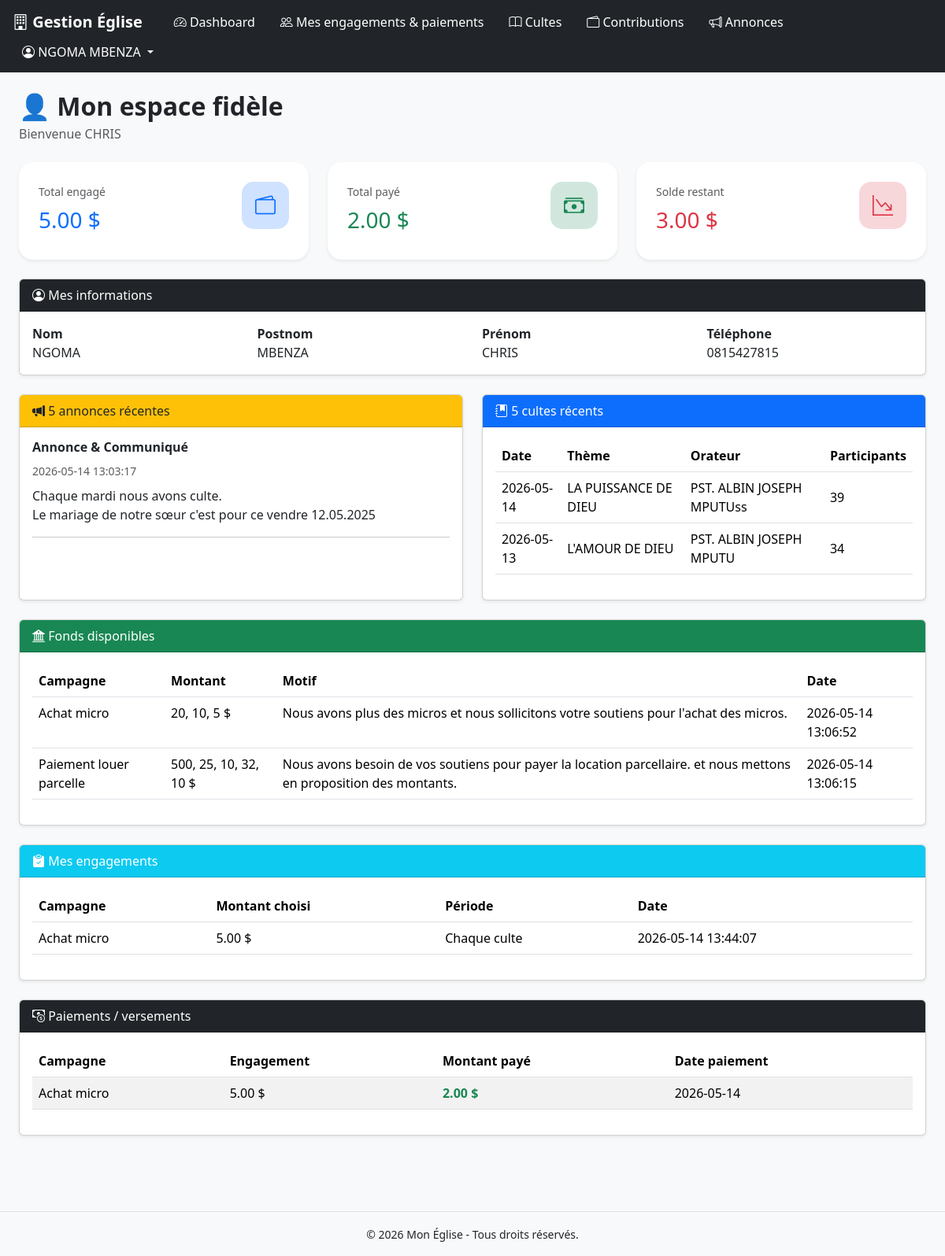
/fideles/dashboard.php (signed in), run on the app's committed database.
### tables this page shows
CREATE TABLE `fideles` (
  `id` int(11) NOT NULL,
  `user_id` int(11) DEFAULT NULL,
  `nom` varchar(100) NOT NULL,
  `postnom` varchar(100) DEFAULT NULL,
  `prenom` varchar(100) DEFAULT NULL,
  `sexe` enum('M','F') NOT NULL,
  `telephone` varchar(30) DEFAULT NULL,
  `adresse` text DEFAULT NULL,
  `date_naissance` date DEFAULT NULL,
  `created_at` timestamp NOT NULL DEFAULT current_timestamp()
);

CREATE TABLE `annonces` (
  `id` int(11) NOT NULL,
  `titre` varchar(255) NOT NULL,
  `contenu` text NOT NULL,
  `created_at` timestamp NOT NULL DEFAULT current_timestamp()
);

CREATE TABLE `cultes` (
  `id` int(11) NOT NULL,
  `theme` varchar(255) NOT NULL,
  `passage_biblique` varchar(255) DEFAULT NULL,
  `orateur` varchar(150) DEFAULT NULL,
  `interprete` varchar(150) DEFAULT NULL,
  `hommes` int(11) DEFAULT 0,
  `femmes` int(11) DEFAULT 0,
  `offrande` decimal(10,2) DEFAULT 0.00,
  `dime` decimal(10,2) DEFAULT 0.00,
  `sociale` decimal(10,2) DEFAULT 0.00,
  `autres` decimal(10,2) DEFAULT 0.00,
  `date_culte` date NOT NULL,
  `created_at` timestamp NOT NULL DEFAULT current_timestamp()
);

CREATE TABLE `fonds` (
  `id` int(11) NOT NULL,
  `montant` varchar(50) NOT NULL,
  `motif` text NOT NULL,
  `campagne` varchar(255) NOT NULL,
  `created_at` timestamp NOT NULL DEFAULT current_timestamp()
);

CREATE TABLE `engagements_fonds` (
  `id` int(11) NOT NULL,
  `user_id` int(11) NOT NULL,
  `fonds_id` int(11) NOT NULL,
  `montant_engage` decimal(10,2) NOT NULL,
  `periode` enum('Journalier','Hebdomadaire','Mensuel','Chaque culte','Autre') NOT NULL,
  `description_periode` varchar(255) DEFAULT NULL,
  `date_debut` date DEFAULT NULL,
  `date_fin` date DEFAULT NULL,
  `statut` enum('En cours','Terminé','Suspendu') DEFAULT 'En cours',
  `created_at` timestamp NOT NULL DEFAULT current_timestamp(),
  `cycle_actif` tinyint(1) DEFAULT 1,
  `cycle_num` int(11) DEFAULT 1
);

CREATE TABLE `versements_fonds` (
  `id` int(11) NOT NULL,
  `engagement_id` int(11) NOT NULL,
  `montant` decimal(10,2) NOT NULL,
  `commentaire` text DEFAULT NULL,
  `date_versement` date NOT NULL,
  `created_at` timestamp NOT NULL DEFAULT current_timestamp()
);

### fideles/dashboard.php (the view, shortened to what this page needs)
<?php
require_once '../config/database.php';
$user_id = $_SESSION['user']['id'];
$stmt = $pdo->prepare("
    SELECT *
    FROM fideles
    WHERE user_id = ?
");
$stmt->execute([$user_id]);
$fidele = $stmt->fetch();
$annonces = $pdo->query("
    SELECT *
    FROM annonces
    ORDER BY id DESC
    LIMIT 5
");
$cultes = $pdo->query("
    SELECT
        theme,
        orateur,
        date_culte,
        hommes,
        femmes
    FROM cultes
    ORDER BY date_culte DESC
    LIMIT 5
");
$fonds = $pdo->query("
    SELECT *
    FROM fonds
    ORDER BY id DESC
    LIMIT 5
");
$engagements = $pdo->prepare("
    SELECT
        ef.*,
        f.campagne,
        f.motif
    FROM engagements_fonds ef
    INNER JOIN fonds f
        ON f.id = ef.fonds_id
    WHERE ef.user_id = ?
    ORDER BY ef.id DESC
");
$engagements->execute([$user_id]);
$total_engage = $pdo->prepare("
    SELECT SUM(montant_engage)
    FROM engagements_fonds
    WHERE user_id = ?
");
$total_engage->execute([$user_id]);
$total_engage = $total_engage->fetchColumn() ?? 0;
$paiements = $pdo->prepare("
    SELECT
        vf.*,
        ef.montant_engage,
        f.campagne
    FROM versements_fonds vf
    INNER JOIN engagements_fonds ef
        ON ef.id = vf.engagement_id
    INNER JOIN fonds f
        ON f.id = ef.fonds_id
    WHERE ef.user_id = ?
    ORDER BY vf.id DESC
");
$paiements->execute([$user_id]);
$total_paye = $pdo->prepare("
    SELECT SUM(vf.montant)
    FROM versements_fonds vf
    INNER JOIN engagements_fonds ef
        ON ef.id = vf.engagement_id
    WHERE ef.user_id = ?
");
$total_paye->execute([$user_id]);
$total_paye = $total_paye->fetchColumn() ?? 0;
$solde_restant = $total_engage - $total_paye;
require_once '../layouts/header.php';
require_once '../layouts/navbar_sidebar_fideles.php';
?>
<link rel="stylesheet" href="https://cdn.jsdelivr.net/npm/bootstrap-icons@1.11.3/font/bootstrap-icons.min.css">
<div class="container-fluid p-4">
    <div class="d-flex justify-content-between align-items-center mb-4">
        <div>
            <h2 class="fw-bold mb-1">
                👤 Mon espace fidèle
            </h2>
            <p class="text-muted mb-0">
                Bienvenue <?= htmlspecialchars($fidele['prenom'] ?? '') ?>
            </p>
        </div>
    </div>
    <div class="row g-4 mb-4">
        <div class="col-lg-4 col-md-6">
            <div class="card shadow-sm dashboard-card">
                <div class="card-body">
                    <div class="d-flex justify-content-between">
                        <div>
                            <small class="text-muted">
                                Total engagé
                            </small>
                            <h3 class="mt-2 text-primary">
                                <?= number_format($total_engage,2) ?> $
                            </h3>
                        </div>
                        <div class="stat-icon bg-primary-subtle text-primary">
                            <i class="bi bi-wallet2"></i>
                        </div>
                    </div>
                </div>
            </div>
        </div>
        <div class="col-lg-4 col-md-6">
            <div class="card shadow-sm dashboard-card">
                <div class="card-body">
                    <div class="d-flex justify-content-between">
                        <div>
                            <small class="text-muted">
                                Total payé
                            </small>
                            <h3 class="mt-2 text-success">
                                <?= number_format($total_paye,2) ?> $
                            </h3>
                        </div>
                        <div class="stat-icon bg-success-subtle text-success">
                            <i class="bi bi-cash-stack"></i>
                        </div>
                    </div>
                </div>
            </div>
        </div>
        <div class="col-lg-4 col-md-6">
            <div class="card shadow-sm dashboard-card">
                <div class="card-body">
                    <div class="d-flex justify-content-between">
                        <div>
                            <small class="text-muted">
                                Solde restant
                            </small>
                            <h3 class="mt-2 text-danger">
                                <?= number_format($solde_restant,2) ?> $
                            </h3>
                        </div>
                        <div class="stat-icon bg-danger-subtle text-danger">
                            <i class="bi bi-graph-down-arrow"></i>
                        </div>
                    </div>
                </div>
            </div>
        </div>
    </div>
    <div class="card shadow-sm mb-4">
        <div class="card-header bg-dark text-white">
            <i class="bi bi-person-circle"></i>
            Mes informations
        </div>
        <div class="card-body">
            <div class="row">
                <div class="col-md-3">
                    <strong>Nom</strong><br>
                    <?= htmlspecialchars($fidele['nom']) ?>
                </div>
                <div class="col-md-3">
                    <strong>Postnom</strong><br>
                    <?= htmlspecialchars($fidele['postnom']) ?>
                </div>
                <div class="col-md-3">
                    <strong>Prénom</strong><br>
                    <?= htmlspecialchars($fidele['prenom']) ?>
                </div>
                <div class="col-md-3">
                    <strong>Téléphone</strong><br>
                    <?= htmlspecialchars($fidele['telephone']) ?>
                </div>
            </div>
        </div>
    </div>
    <div class="row g-4 mb-4">
        <div class="col-lg-6">
            <div class="card shadow-sm h-100">
                <div class="card-header bg-warning">
                    <i class="bi bi-megaphone-fill"></i>
                    5 annonces récentes
                </div>
                <div class="card-body">
                    <?php foreach($annonces as $a): ?>
                    <div class="mb-3">
                        <h6 class="fw-bold">
                            <?= htmlspecialchars($a['titre']) ?>
                        </h6>
                        <small class="text-muted">
                            <?= $a['created_at'] ?>
                        </small>
                        <p class="mb-0 mt-2">
                            <?= nl2br(htmlspecialchars($a['contenu'])) ?>
                        </p>
                        <hr>
                    </div>
                    <?php endforeach; ?>
                </div>
            </div>
        </div>
        <div class="col-lg-6">
            <div class="card shadow-sm h-100">
                <div class="card-header bg-primary text-white">
                    <i class="bi bi-journal-bookmark-fill"></i>
                    5 cultes récents
                </div>
                <div class="card-body table-responsive">
                    <table class="table table-hover align-middle">
                        <thead>
                            <tr>
                                <th>Date</th>
                                <th>Thème</th>
                                <th>Orateur</th>
                                <th>Participants</th>
                            </tr>
                        </thead>
                        <tbody>
                            <?php foreach($cultes as $c): ?>
                            <tr>
                                <td><?= $c['date_culte'] ?></td>
                                <td><?= htmlspecialchars($c['theme']) ?></td>
                                <td><?= htmlspecialchars($c['orateur']) ?></td>
                                <td>
                                    <?= $c['hommes'] + $c['femmes'] ?>
                                </td>
                            </tr>
                            <?php endforeach; ?>
                        </tbody>
                    </table>
                </div>
            </div>
        </div>
    </div>
    <div class="card shadow-sm mb-4">
        <div class="card-header bg-success text-white">
            <i class="bi bi-bank2"></i>
            Fonds disponibles
        </div>
        <div class="card-body table-responsive">
            <table class="table table-hover">
                <thead>
                    <tr>
                        <th>Campagne</th>
                        <th>Montant</th>
                        <th>Motif</th>
                        <th>Date</th>
                    </tr>
                </thead>
                <tbody>
                    <?php foreach($fonds as $f): ?>
                    <tr>
                        <td><?= htmlspecialchars($f['campagne']) ?></td>
                        <td>
                            <?= htmlspecialchars($f['montant'],2) ?> $
                        </td>
                        <td><?= htmlspecialchars($f['motif']) ?></td>
                        <td><?= $f['created_at'] ?></td>
                    </tr>
                    <?php endforeach; ?>
                </tbody>
            </table>
        </div>
    </div>
    <div class="card shadow-sm mb-4">
        <div class="card-header bg-info text-white">
            <i class="bi bi-clipboard-check-fill"></i>
            Mes engagements
        </div>
        <div class="card-body table-responsive">
            <table class="table table-hover align-middle">
                <thead>
                    <tr>
                        <th>Campagne</th>
                        <th>Montant choisi</th>
                        <th>Période</th>
                        <th>Date</th>
                    </tr>
                </thead>
                <tbody>
                    <?php foreach($engagements as $e): ?>
                    <tr>
                        <td><?= htmlspecialchars($e['campagne']) ?></td>
                        <td>
                            <?= number_format($e['montant_engage'],2) ?> $
                        </td>
                        <td>
                            <?= htmlspecialchars($e['periode'] ?? 'Non définie') ?>
                        </td>
                        <td><?= $e['created_at'] ?></td>
                    </tr>
                    <?php endforeach; ?>
                </tbody>
            </table>
        </div>
    </div>
    <div class="card shadow-sm mb-5">
        <div class="card-header bg-dark text-white">
            <i class="bi bi-cash-coin"></i>
            Paiements / versements
        </div>
        <div class="card-body table-responsive">
            <table class="table table-striped align-middle">
                <thead>
                    <tr>
                        <th>Campagne</th>
                        <th>Engagement</th>
                        <th>Montant payé</th>
                        <th>Date paiement</th>
                    </tr>
                </thead>
                <tbody>
                    <?php foreach($paiements as $p): ?>
                    <tr>
                        <td>
                            <?= htmlspecialchars($p['campagne']) ?>
                        </td>
                        <td>
                            <?= number_format($p['montant_engage'],2) ?> $
                        </td>
                        <td class="text-success fw-bold">
                            <?= number_format($p['montant'],2) ?> $
                        </td>
                        <td>
                            <?= $p['date_versement'] ?>
                        </td>
                    </tr>
                    <?php endforeach; ?>
                </tbody>
            </table>
        </div>
    </div>
</div>
<?php require_once '../layouts/footer.php'; ?>

### fideles/dashboard.php (style rules this page uses)
.dashboard-card { border: none; border-radius: 18px; overflow: hidden; }
.dashboard-card .card-body { padding: 25px; }
.stat-icon { width: 60px; height: 60px; border-radius: 15px; display: flex; align-items: center; justify-content: center; font-size: 26px; }
.table th { white-space: nowrap; }

### data on the page
fideles: prenom "CHRIS", nom "NGOMA", postnom "MBENZA", telephone "0815427815"
annonces: titre "Annonce & Communiqué", created_at "2026-05-14 13:03:17", contenu "Chaque mardi nous avons culte. Le mariage de notre sœur c'est pour ce vendre 12.05.2025"
cultes: date_culte "2026-05-14", theme "LA PUISSANCE DE DIEU", orateur "PST. ALBIN JOSEPH MPUTUss", $c['hommes'] + $c['femmes'] "39"
cultes: date_culte "2026-05-13", theme "L'AMOUR DE DIEU", orateur "PST. ALBIN JOSEPH MPUTU", $c['hommes'] + $c['femmes'] "34"
fonds: campagne "Achat micro", montant "20, 10, 5", motif "Nous avons plus des micros et nous sollicitons votre soutiens pour l'achat des micros.", created_at "2026-05-14 13:06:52"
fonds: campagne "Paiement louer parcelle", montant "500, 25, 10, 32, 10", motif "Nous avons besoin de vos soutiens pour payer la location parcellaire. et nous mettons en proposition des montants.", created_at "2026-05-14 13:06:15"
engagements_fonds: fonds.campagne "Achat micro", montant_engage "5.00", periode "Chaque culte", created_at "2026-05-14 13:44:07"
versements_fonds: fonds.campagne "Achat micro", engagement.montant_engage "5.00", montant "2.00", date_versement "2026-05-14"

### other printed values
$_SESSION['user']['nom'] "NGOMA MBENZA"
$total_engage "5.00"
$total_paye "2.00"
$solde_restant "3.00"
